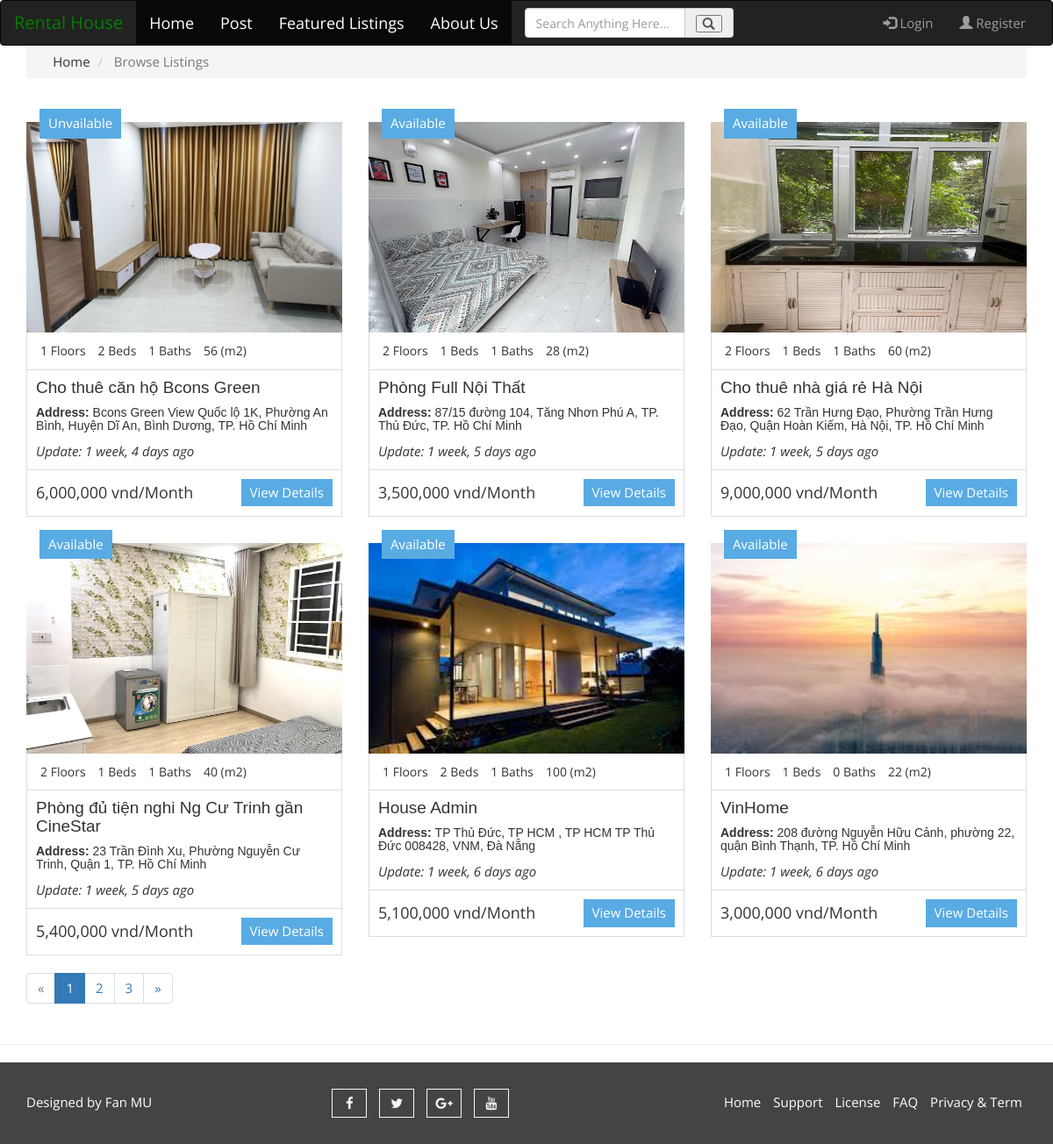
/listings/, run on the app's committed database.
### house/models.py (models this page shows, shortened)
class Listing(models.Model):
    status_choices = (
        ("Available","Available"),
        ("Unvailable", "Unavailable"),
        ("Sale", "For Sale"),
        ('draft', 'Draft'),
        ('published', 'Published'),
    )
    city_choices = {
        ('TP. Hồ Chí Minh', 'TP. Hồ Chí Minh'),
        ('Hà Nội', 'Hà Nội'),
        ('Đà Nẵng', 'Đà Nẵng'),
        ('Bình Dương','Bình Dương'),
        ('An Giang','An Giang'),
        ('Bà Rịa – Vũng Tàu','Bà Rịa – Vũng Tàu'),
        ('Bạc Liêu','Bạc Liêu'),
        ('Bắc Giang','Bắc Giang'),
        ('Bắc Kạn','Bắc Kạn'),
        ('Bắc Ninh','Bắc Ninh'),
        ('Bến Tre','Bến Tre'),
        ('Bình Định','Bình Định'),
        ('Bình Phước','Bình Phước'),
        ('Bình Thuận','Bình Thuận'),
        ('Cà Mau','Cà Mau'),
        ('Cao Bằng','Cao Bằng'),
        ('Cần Thơ','Cần Thơ'),
        ('Đắk Lắk','Đắk Lắk'),
        ('Đắk Nông','Đắk Nông'),
        ('Điện Biên','Điện Biên'),
        ('Đồng Nai','Đồng Nai'),
        ('Đồng Tháp','Đồng Tháp'),
        ('Gia Lai','Gia Lai'),
        ('Hà Giang','Hà Giang'),
        ('Hà Nam','Hà Nam'),
        ('Hà Tĩnh','Hà Tĩnh'),
        ('Hải Dương','Hải Dương'),
        ('Hải Phòng','Hải Phòng'),
        ('Hậu Giang','Hậu Giang'),
        ('Hòa Bình','Hòa Bình'),
        ('Hưng Yên','Hưng Yên'),
        ('Khánh Hòa','Khánh Hòa'),
        ('Kiên Giang','Kiên Giang'),
        ('Kon Tum','Kon Tum'),
        ('Lai Châu','Lai Châu'),
        ('Lạng Sơn','Lạng Sơn'),
        ('Lào Cai','Lào Cai'),
        ('Lâm Đồng','Lâm Đồng'),
        ('Long An','Long An'),
        ('Nam Định','Nam Định'),
        ('Nghệ An','Nghệ An'),
        ('Ninh Bình','Ninh Bình'),
        ('Ninh Thuận','Ninh Thuận'),
        ('Phú Thọ','Phú Thọ'),
        ('Phú Yên','Phú Yên'),
        ('Quảng Bình','Quảng Bình'),
        ('Quảng Nam','Quảng Nam'),
        ('Quảng Ngãi','Quảng Ngãi'),
        ('Quảng Ninh','Quảng Ninh'),
        ('Quảng Trị','Quảng Trị'),
        ('Sóc Trăng','Sóc Trăng'),
        ('Sơn La','Sơn La'),
        ('Tây Ninh','Tây Ninh'),
        ('Thái Bình','Thái Bình'),
        ('Thái Nguyên','Thái Nguyên'),
        ('Thanh Hóa','Thanh Hóa'),
        ('Thừa Thiên Huế','Thừa Thiên Huế'),
        ('Tiền Giang','Tiền Giang'),
        ('Trà Vinh','Trà Vinh'),
        ('Tuyên Quang','Tuyên Quang'),
        ('Vĩnh Long','Vĩnh Long'),
        ('Vĩnh Phúc','Vĩnh Phúc'),
        ('Yên Bái','Yên Bái'),
    }
    status = models.CharField(max_length = 20, choices=status_choices, default="Available")
    lessor = models.ForeignKey(Profile,on_delete = models.CASCADE, blank=True,null=True)
    title = models.CharField(max_length = 120)
    address = models.CharField(max_length = 200)
    city = models.CharField(max_length = 100,choices=city_choices,default='null')
    description = models.TextField(blank=True)
    price = models.IntegerField()
    area = models.IntegerField()
    floor= models.IntegerField(default=1)
    bedrooms = models.IntegerField(default=0)
    kitcheen = models.IntegerField(default=0)
    bathrooms = models.IntegerField(default=0)
    garage = models.BooleanField(default=0)
    AirCondition = models.BooleanField(default=0)
    ComunityCenter = models.BooleanField(default=0)
    SecuritySystem = models.BooleanField(default=0)
    Furniture = models.TextField(default=0)
    list_date = models.DateField(default = datetime.now,blank = True)
    photo_main = models.ImageField(upload_to = 'photos/%Y/%m/%d/')
    photo_1 = models.ImageField(upload_to = 'photos/%Y/%m/%d/',blank =True)
    photo_2 = models.ImageField(upload_to = 'photos/%Y/%m/%d/',blank =True)
    photo_3 = models.ImageField(upload_to = 'photos/%Y/%m/%d/',blank =True)
    photo_4 = models.ImageField(upload_to = 'photos/%Y/%m/%d/',blank =True)
    photo_5 = models.ImageField(upload_to = 'photos/%Y/%m/%d/',blank =True)
    favourites = models.ManyToManyField(
        User, related_name='favourite', default=None, blank=True)

### house/views.py (the view)
# urls.py: path('listings/',views.listing_list,name='listings'),
def listing_list(request):
    listings=Listing.objects.order_by('-list_date')
    paginator = Paginator(listings,6)
    page = request.GET.get('page')
    paged_listings = paginator.get_page(page)
    context={
        'listings':paged_listings
    }
    return render(request, "listings/listings.html",context)

### templates/listings/listings.html (shortened to what this page needs)
{% extends 'base.html' %}
{% load static %}
{% load humanize %}
{% block content %}
  <section id="bc" class="mt-3">
    <div class="container">
      <nav aria-label="breadcrumb">
        <ol class="breadcrumb">
          <li class="breadcrumb-item">
            <a href="{% url 'home' %}">
              <i class="fas fa-home"></i> Home</a>
          </li>
          <li class="breadcrumb-item active"> Browse Listings</li>
        </ol>
      </nav>
    </div>
  </section>
  <section id="listings" class="py-4">
    <div class="container">
      <div class="row">
      {% if listings %}
        {% for listing in listings %}
        <div class="col-md-4">
          <article class="aa-properties-item" >
            <a href="{% url 'listing' listing.pk%}" class="aa-properties-item-img">
              <img src="{{listing.photo_main.url }}" alt="img" width="370" height="240">
            </a>
            <div class="aa-tag for-sale">
              {{listing.status}}
            </div>
            <div class="aa-properties-item-content">
              <div class="aa-properties-info">
                <span>{{listing.floor}} Floors</span>
                <span>{{listing.bedrooms}} Beds</span>
                <span>{{listing.bathrooms}} Baths</span>
                <span>{{listing.area}} (m2)</span>
              </div>
              <div class="aa-properties-about">
                <h3 style="font-size:19px"><a href="{% url 'listing' listing.pk%}">{{listing.title}}</a></h3>
                <h5><strong>Address: </strong>{{listing.address}}, {{listing.city}}</h5>
                <i>Update: {{ listing.list_date | timesince }} ago</i>
              </div>
              <div class="aa-properties-detial">
                <span class="aa-price">
                  {{listing.price | intcomma}} vnd/Month
                </span>
                <a href="{% url 'listing' listing.pk %}" class="aa-secondary-btn">View Details</a>
              </div>
            </div>
          </article>
          </div>
        {% endfor%}
    {% else %}
          <div class="col-md-12">
            <p>No listings available.</p>
          </div>
    {% endif %}
    </div>
      <div class="row">
        <div class="col-md-12">
          {% if listings.has_other_pages %}
            <ul class="pagination">
              {% if listings.has_previous  %}
                <li class="page-item">
                  <a href="?page={{listings.previous_page_number}}" class="page-link">
                    &laquo;
                  </a>
                </li>
                {% else %}
                  <li class="page-item disabled">
                    <a class="page-link">&laquo;</a>
                  </li>
              {% endif %}
              {% for i in listings.paginator.page_range %}
                  {% if listings.number == i %}
                  <li class="page-item active">
                    <a class="page-link">{{i}}</a>
                  </li>
                  {% else %}
                  <li class="page-item">
                    <a href="?page={{i}}" class="page-link">{{i}}</a>
                  </li>
                  {% endif %}
              {% endfor %}
            {% if listings.has_next  %}
                <li class="page-item">
                  <a href="?page={{listings.next_page_number}}" class="page-link">
                    &raquo;
                  </a>
                </li>
                {% else %}
                  <li class="page-item disabled">
                    <a class="page-link">&raquo;</a>
                  </li>
              {% endif %}
            </ul>
          {% endif %}
        </div>
      </div>
    </div>
  </section>
{% endblock%}

### webapp/static/css/theme-color/default-theme.css (style rules this page uses)
.aa-secondary-btn { background-color: #59abe3; }
.aa-properties-item .for-sale { background-color: #59abe3; }

### data on the page
Listing: photo_main (picture), status "Unvailable", floor "1", bedrooms "2", bathrooms "1", area "56", title "Cho thuê căn hộ Bcons Green", address "Bcons Green View Quốc lộ 1K, Phường An Bình, Huyện Dĩ An, Bình Dương", city "TP. Hồ Chí Minh", list_date "1 week, 4 days", price "6,000,000"
Listing: photo_main (picture), status "Available", floor "2", bedrooms "1", bathrooms "1", area "28", title "Phòng Full Nội Thất", address "87/15 đường 104, Tăng Nhơn Phú A, TP. Thủ Đức", city "TP. Hồ Chí Minh", list_date "1 week, 5 days", price "3,500,000"
Listing: photo_main (picture), status "Available", floor "2", bedrooms "1", bathrooms "1", area "60", title "Cho thuê nhà giá rẻ Hà Nội", address "62 Trần Hưng Đạo, Phường Trần Hưng Đạo, Quận Hoàn Kiếm, Hà Nội", city "TP. Hồ Chí Minh", list_date "1 week, 5 days", price "9,000,000"
Listing: photo_main (picture), status "Available", floor "2", bedrooms "1", bathrooms "1", area "40", title "Phòng đủ tiện nghi Ng Cư Trinh gần CineStar", address "23 Trần Đình Xu, Phường Nguyễn Cư Trinh, Quận 1", city "TP. Hồ Chí Minh", list_date "1 week, 5 days", price "5,400,000"
Listing: photo_main (picture), status "Available", floor "1", bedrooms "2", bathrooms "1", area "100", title "House Admin", address "TP Thủ Đức, TP HCM , TP HCM TP Thủ Đức 008428, VNM", city "Đà Nẵng", list_date "1 week, 6 days", price "5,100,000"
Listing: photo_main (picture), status "Available", floor "1", bedrooms "1", bathrooms "0", area "22", title "VinHome", address "208 đường Nguyễn Hữu Cảnh, phường 22, quận Bình Thạnh", city "TP. Hồ Chí Minh", list_date "1 week, 6 days", price "3,000,000"

### other printed values
{{ i }} "1"
{{ i }} "2" "3"
